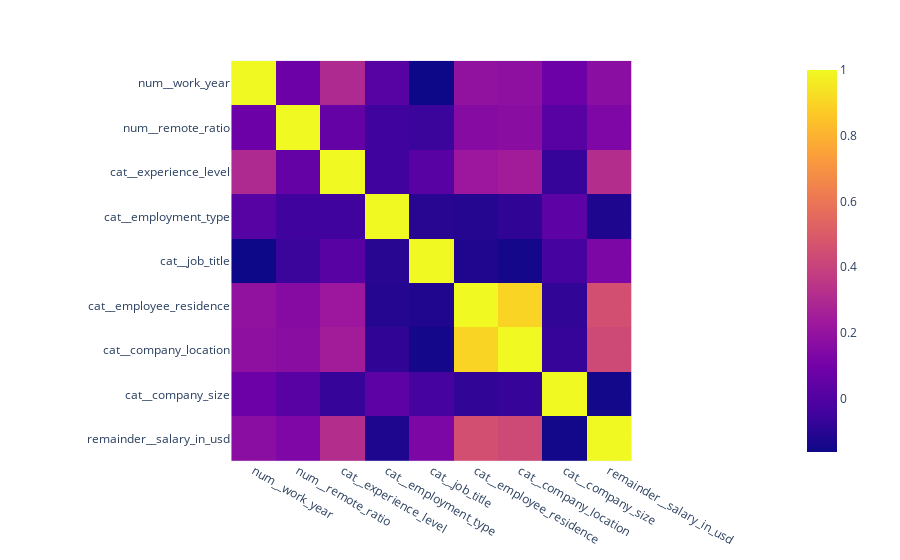

This figure's notebook cell:
### Code cell
# Display the matrix

fig = px.imshow(corr_matrix)
fig.show()

### Figure 1 — Plotly figure (JSON) as saved in the notebook; plotly's stock layout.template omitted (floating-point values rounded to 4 significant figures)
{"data": [{"coloraxis": "coloraxis", "hovertemplate": "x: %{x}<br>y: %{y}<br>color: %{z}<extra></extra>", "name": "0", "type": "heatmap", "x": ["num__work_year", "num__remote_ratio", "cat__experience_level", "cat__employment_type", "cat__job_title", "cat__employee_residence", "cat__company_location", "cat__company_size", "remainder__salary_in_usd"], "xaxis": "x", "y": ["num__work_year", "num__remote_ratio", "cat__experience_level", "cat__employment_type", "cat__job_title", "cat__employee_residence", "cat__company_location", "cat__company_size", "remainder__salary_in_usd"], "yaxis": "y", "z": [[1, 0.07631, 0.3006, 0.01632, -0.1626, 0.1936, 0.1815, 0.07876, 0.1705], [0.07631, 1, 0.05363, -0.04559, -0.05859, 0.1573, 0.1691, 0.02207, 0.1321], [0.3006, 0.05363, 1, -0.04371, 0.02019, 0.2265, 0.2471, -0.06642, 0.3153], [0.01632, -0.04559, -0.04371, 1, -0.1018, -0.11, -0.08366, 0.03455, -0.1235], [-0.1626, -0.05859, 0.02019, -0.1018, 1, -0.1191, -0.1474, -0.03101, 0.131], [0.1936, 0.1573, 0.2265, -0.11, -0.1191, 1, 0.8977, -0.08174, 0.4525], [0.1815, 0.1691, 0.2471, -0.08366, -0.1474, 0.8977, 1, -0.06655, 0.429], [0.07876, 0.02207, -0.06642, 0.03455, -0.03101, -0.08174, -0.06655, 1, -0.1512], [0.1705, 0.1321, 0.3153, -0.1235, 0.131, 0.4525, 0.429, -0.1512, 1]]}], "layout": {"coloraxis": {"colorscale": [[0, "#0d0887"], [0.1111, "#46039f"], [0.2222, "#7201a8"], [0.3333, "#9c179e"], [0.4444, "#bd3786"], [0.5556, "#d8576b"], [0.6667, "#ed7953"], [0.7778, "#fb9f3a"], [0.8889, "#fdca26"], [1, "#f0f921"]]}, "margin": {"t": 60}, "xaxis": {"anchor": "y", "constrain": "domain", "domain": [0, 1], "scaleanchor": "y"}, "yaxis": {"anchor": "x", "autorange": "reversed", "constrain": "domain", "domain": [0, 1]}}}
